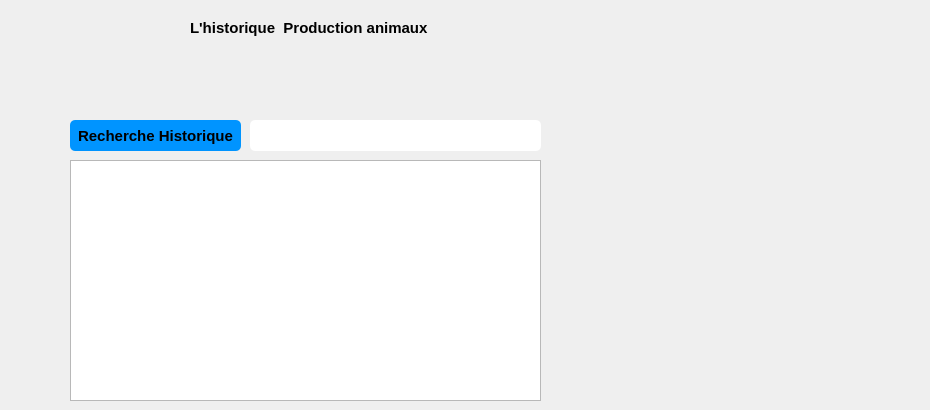
   <widget class="QWidget" name="page_11">
    <widget class="QPushButton" name="pushButton_15">
     <property name="geometry">
      <rect>
       <x>540</x>
       <y>290</y>
       <width>121</width>
       <height>111</height>
      </rect>
     </property>
     <property name="font">
      <font>
       <pointsize>11</pointsize>
       <weight>75</weight>
       <bold>true</bold>
      </font>
     </property>
     <property name="styleSheet">
      <string notr="true">QPushButton { border: none;image :url(C:/Users/ASUS/Downloads/tools-and-utensils (2).png);}
QPushButton:hover
{
border: none;image :url(C:/Users/ASUS/Downloads/technology.png);
}
</string>
     </property>
     <property name="text">
      <string/>
     </property>
    </widget>
    <widget class="QPushButton" name="pushButton_18">
     <property name="geometry">
      <rect>
       <x>70</x>
       <y>120</y>
       <width>171</width>
       <height>31</height>
      </rect>
     </property>
     <property name="font">
      <font>
       <pointsize>11</pointsize>
       <weight>75</weight>
       <bold>true</bold>
      </font>
     </property>
     <property name="styleSheet">
      <string notr="true">QPushButton {
padding: 5px;
border-radius: 5px;
background-color:#0094ff;
font-weight: bold;
}
QPushButton:hover
{
color :white;
}</string>
     </property>
     <property name="text">
      <string>Recherche Historique</string>
     </property>
    </widget>
    <widget class="QTextBrowser" name="Historique_productionAnimaux">
     <property name="geometry">
      <rect>
       <x>70</x>
       <y>160</y>
       <width>471</width>
       <height>241</height>
      </rect>
     </property>
     <property name="font">
      <font>
       <pointsize>10</pointsize>
       <weight>75</weight>
       <bold>true</bold>
      </font>
     </property>
    </widget>
    <widget class="QLineEdit" name="Recherche_Historique_5">
     <property name="geometry">
      <rect>
       <x>250</x>
       <y>120</y>
       <width>291</width>
       <height>31</height>
      </rect>
     </property>
     <property name="styleSheet">
      <string notr="true">QLineEdit {
padding: 5px;
border-radius: 5px;

font-weight: bold;
}</string>
     </property>
    </widget>
    <widget class="QPushButton" name="pushButton_44">
     <property name="geometry">
      <rect>
       <x>870</x>
       <y>0</y>
       <width>21</width>
       <height>23</height>
      </rect>
     </property>
     <property name="styleSheet">
      <string notr="true">QPushButton { border: none;image :url(C:/Users/ASUS/Downloads/left-chevron.png);}
QPushButton:hover
{
border: none;image :url(C:/Users/ASUS/Downloads/arrows.png);
}
</string>
     </property>
     <property name="text">
      <string/>
     </property>
    </widget>
    <widget class="QPushButton" name="pushButton_45">
     <property name="geometry">
      <rect>
       <x>900</x>
       <y>0</y>
       <width>21</width>
       <height>23</height>
      </rect>
     </property>
     <property name="styleSheet">
      <string notr="true">QPushButton { border: none;image :url(C:/Users/ASUS/Downloads/orientation.png);}
QPushButton:hover
{
border: none;image :url(C:/Users/ASUS/Downloads/orientation (1).png);
}
</string>
     </property>
     <property name="text">
      <string/>
     </property>
    </widget>
    <widget class="QLabel" name="label_4">
     <property name="geometry">
      <rect>
       <x>190</x>
       <y>20</y>
       <width>261</width>
       <height>16</height>
      </rect>
     </property>
     <property name="font">
      <font>
       <pointsize>11</pointsize>
       <weight>75</weight>
       <bold>true</bold>
      </font>
     </property>
     <property name="text">
      <string>L'historique  Production animaux</string>
     </property>
    </widget>
   </widget>
